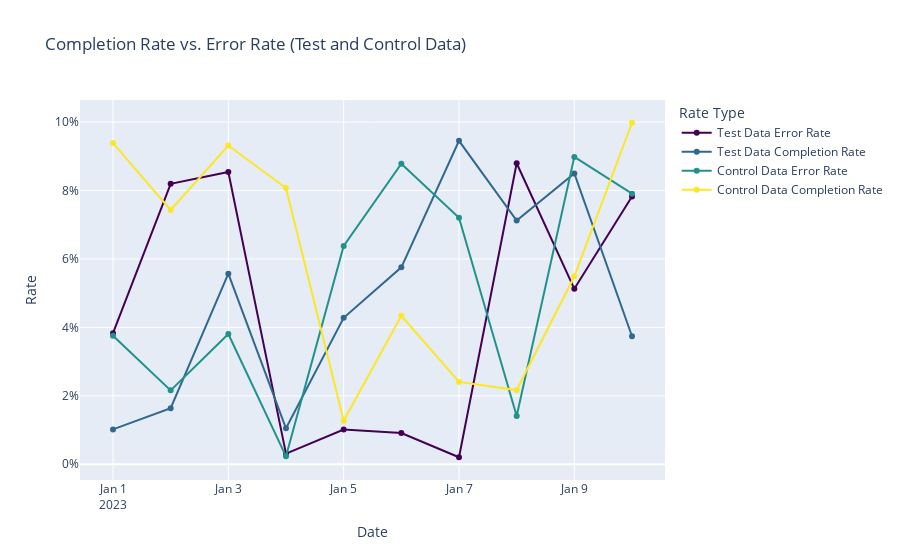

The notebook cell this image was saved under:
### Code cell
import plotly.graph_objects as go
import numpy as np
import pandas as pd

# Assuming error_rate_test, completion_rate_test, error_rate_control, and completion_rate_control are pandas Series or similar structures
# Example data for illustration (replace with actual data)
dates = pd.date_range(start='2023-01-01', periods=10, freq='D')
error_rate_test = pd.Series(np.random.rand(10) / 10, index=dates)
completion_rate_test = pd.Series(np.random.rand(10) / 10, index=dates)
error_rate_control = pd.Series(np.random.rand(10) / 10, index=dates)
completion_rate_control = pd.Series(np.random.rand(10) / 10, index=dates)

# Create a scatter plot with lines for error rate vs. completion rate
fig = go.Figure()

# Line+scatter for test data error rate
fig.add_trace(go.Scatter(
    x=error_rate_test.index,
    y=error_rate_test.values,
    mode='lines+markers',
    name='Test Data Error Rate',
    line=dict(shape='linear', color='rgb(68, 1, 84)')  # Color similar to viridis palette
))

# Line+scatter for test data completion rate
fig.add_trace(go.Scatter(
    x=completion_rate_test.index,
    y=completion_rate_test.values,
    mode='lines+markers',
    name='Test Data Completion Rate',
    line=dict(shape='linear', color='rgb(49, 104, 142)')  # Color similar to viridis palette
))

# Line+scatter for control data error rate
fig.add_trace(go.Scatter(
    x=error_rate_control.index,
    y=error_rate_control.values,
    mode='lines+markers',
    name='Control Data Error Rate',
    line=dict(shape='linear', color='rgb(33, 145, 140)')  # Color similar to viridis palette
))

# Line+scatter for control data completion rate
fig.add_trace(go.Scatter(
    x=completion_rate_control.index,
    y=completion_rate_control.values,
    mode='lines+markers',
    name='Control Data Completion Rate',
    line=dict(shape='linear', color='rgb(253, 231, 37)')  # Color similar to viridis palette
))

# Update layout
fig.update_layout(
    title='Completion Rate vs. Error Rate (Test and Control Data)',
    xaxis_title='Date',
    yaxis_title='Rate',
    yaxis_tickformat=',.0%',
    legend_title_text='Rate Type'
)

# Show the plot
fig.show()

### Figure 1 — Plotly figure (JSON) as saved in the notebook; plotly's stock layout.template omitted (floating-point values rounded to 4 significant figures)
{"data": [{"line": {"color": "rgb(68, 1, 84)", "shape": "linear"}, "mode": "lines+markers", "name": "Test Data Error Rate", "type": "scatter", "x": ["2023-01-01T00:00:00", "2023-01-02T00:00:00", "2023-01-03T00:00:00", "2023-01-04T00:00:00", "2023-01-05T00:00:00", "2023-01-06T00:00:00", "2023-01-07T00:00:00", "2023-01-08T00:00:00", "2023-01-09T00:00:00", "2023-01-10T00:00:00"], "y": [0.0383, 0.08198, 0.08543, 0.003095, 0.01016, 0.009103, 0.002047, 0.08797, 0.05128, 0.07829]}, {"line": {"color": "rgb(49, 104, 142)", "shape": "linear"}, "mode": "lines+markers", "name": "Test Data Completion Rate", "type": "scatter", "x": ["2023-01-01T00:00:00", "2023-01-02T00:00:00", "2023-01-03T00:00:00", "2023-01-04T00:00:00", "2023-01-05T00:00:00", "2023-01-06T00:00:00", "2023-01-07T00:00:00", "2023-01-08T00:00:00", "2023-01-09T00:00:00", "2023-01-10T00:00:00"], "y": [0.01019, 0.0164, 0.05569, 0.0105, 0.04279, 0.05757, 0.09454, 0.07123, 0.08501, 0.03741]}, {"line": {"color": "rgb(33, 145, 140)", "shape": "linear"}, "mode": "lines+markers", "name": "Control Data Error Rate", "type": "scatter", "x": ["2023-01-01T00:00:00", "2023-01-02T00:00:00", "2023-01-03T00:00:00", "2023-01-04T00:00:00", "2023-01-05T00:00:00", "2023-01-06T00:00:00", "2023-01-07T00:00:00", "2023-01-08T00:00:00", "2023-01-09T00:00:00", "2023-01-10T00:00:00"], "y": [0.03757, 0.0216, 0.03805, 0.002321, 0.0638, 0.08784, 0.07202, 0.01411, 0.08984, 0.07908]}, {"line": {"color": "rgb(253, 231, 37)", "shape": "linear"}, "mode": "lines+markers", "name": "Control Data Completion Rate", "type": "scatter", "x": ["2023-01-01T00:00:00", "2023-01-02T00:00:00", "2023-01-03T00:00:00", "2023-01-04T00:00:00", "2023-01-05T00:00:00", "2023-01-06T00:00:00", "2023-01-07T00:00:00", "2023-01-08T00:00:00", "2023-01-09T00:00:00", "2023-01-10T00:00:00"], "y": [0.09387, 0.07433, 0.09315, 0.08073, 0.01272, 0.0434, 0.02407, 0.02169, 0.05495, 0.09982]}], "layout": {"legend": {"title": {"text": "Rate Type"}}, "title": {"text": "Completion Rate vs. Error Rate (Test and Control Data)"}, "xaxis": {"title": {"text": "Date"}}, "yaxis": {"tickformat": ",.0%", "title": {"text": "Rate"}}}}
